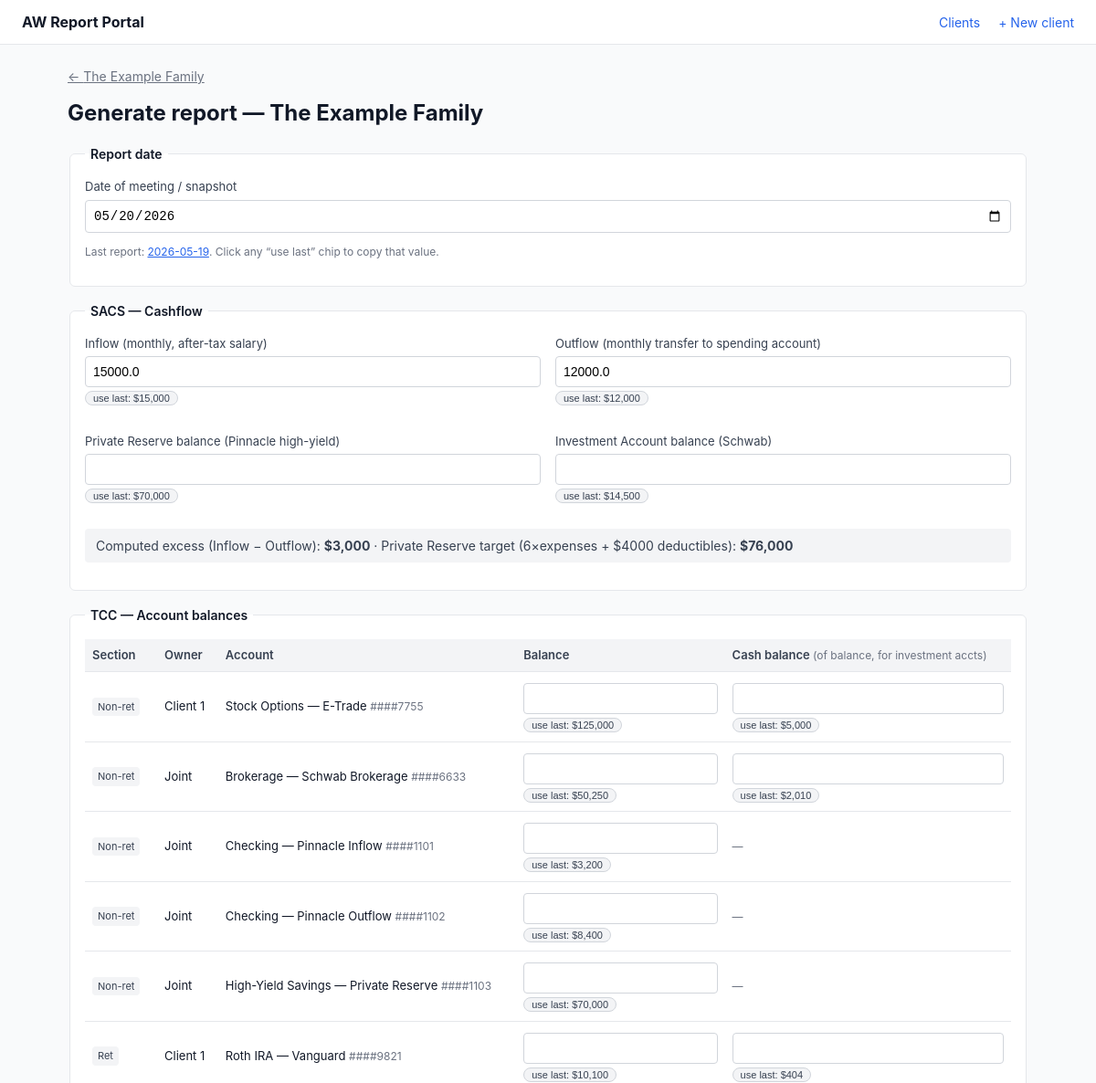
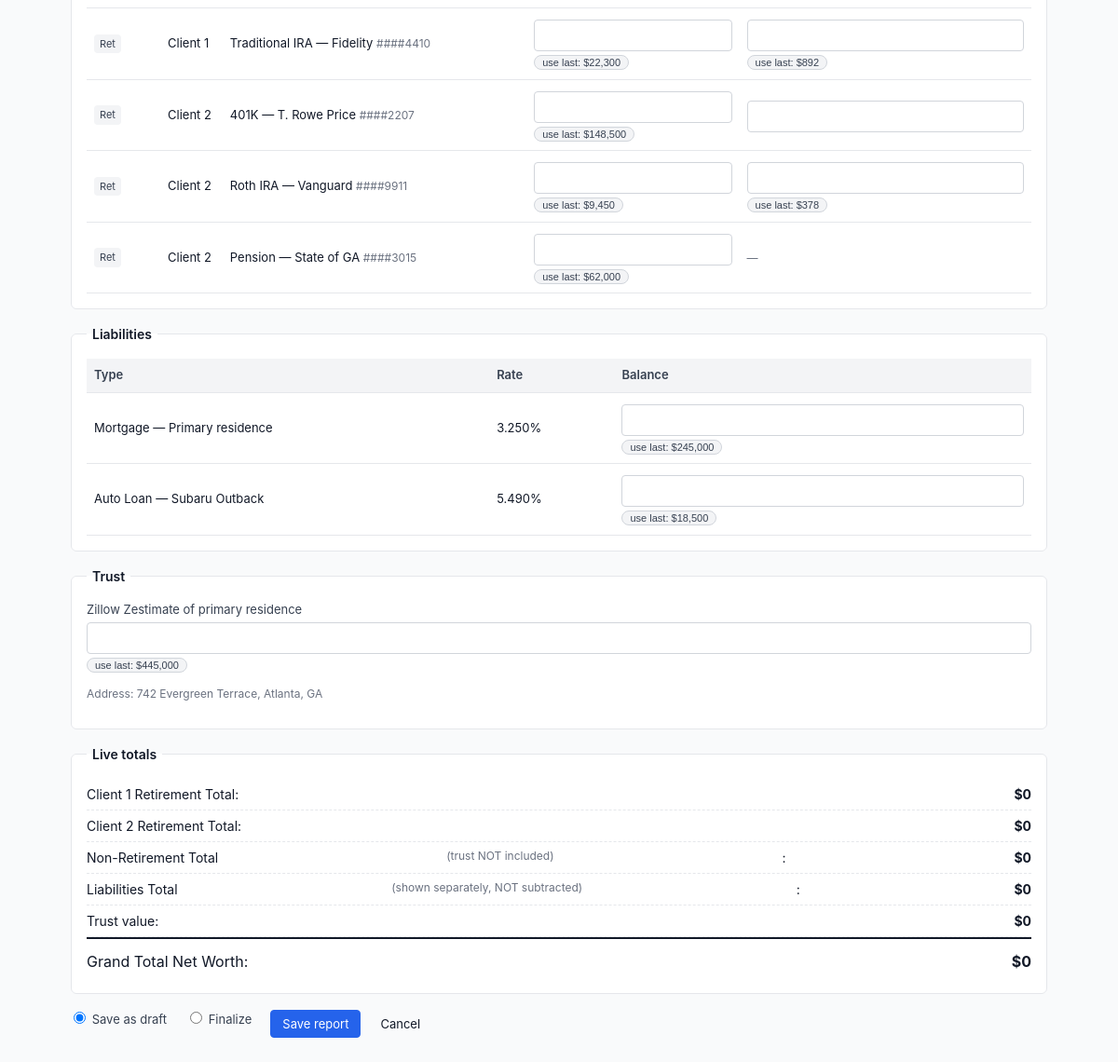
The page /clients/1/reports/new on the database as committed earlier (2 pictures, top to bottom).
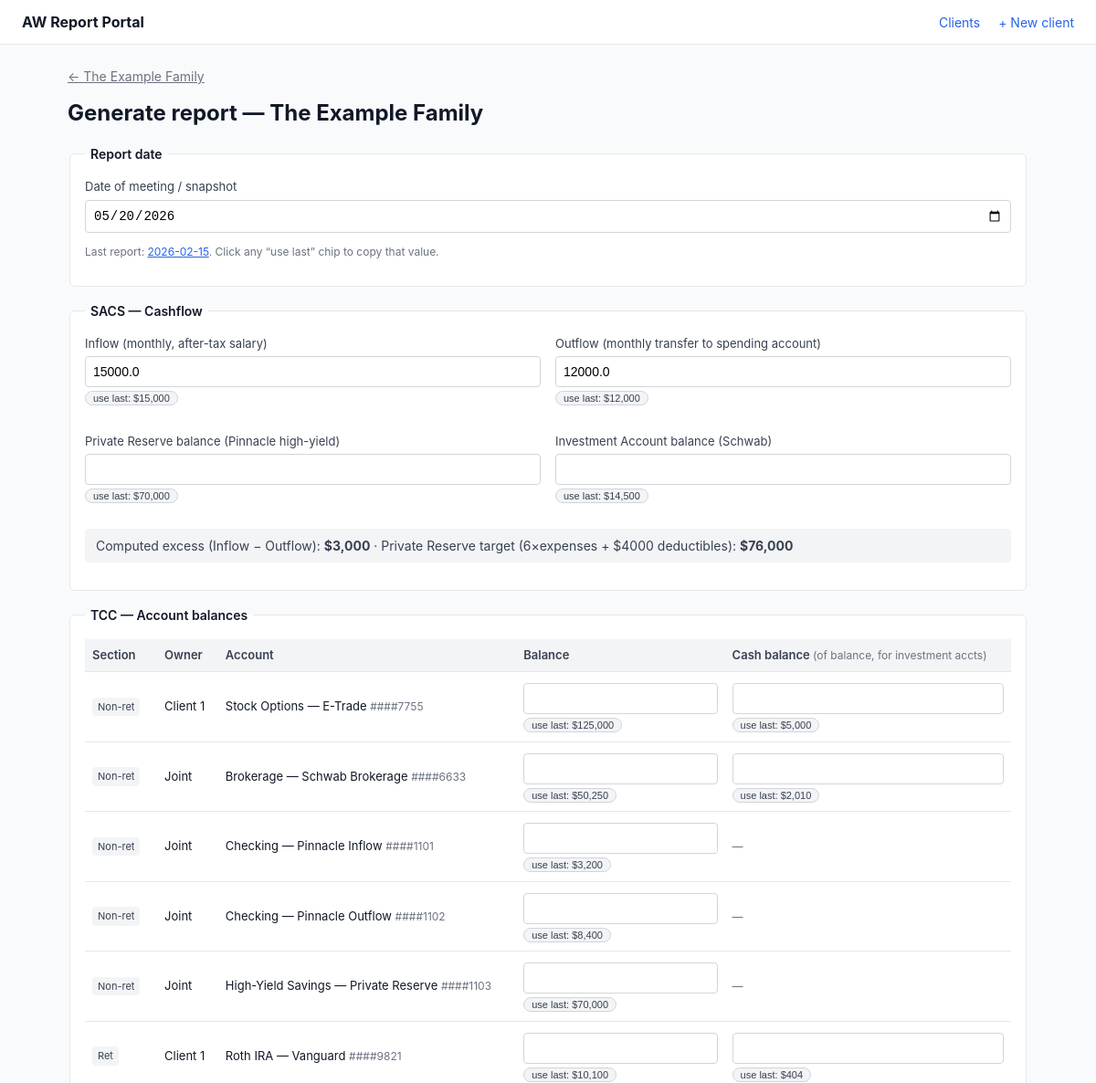
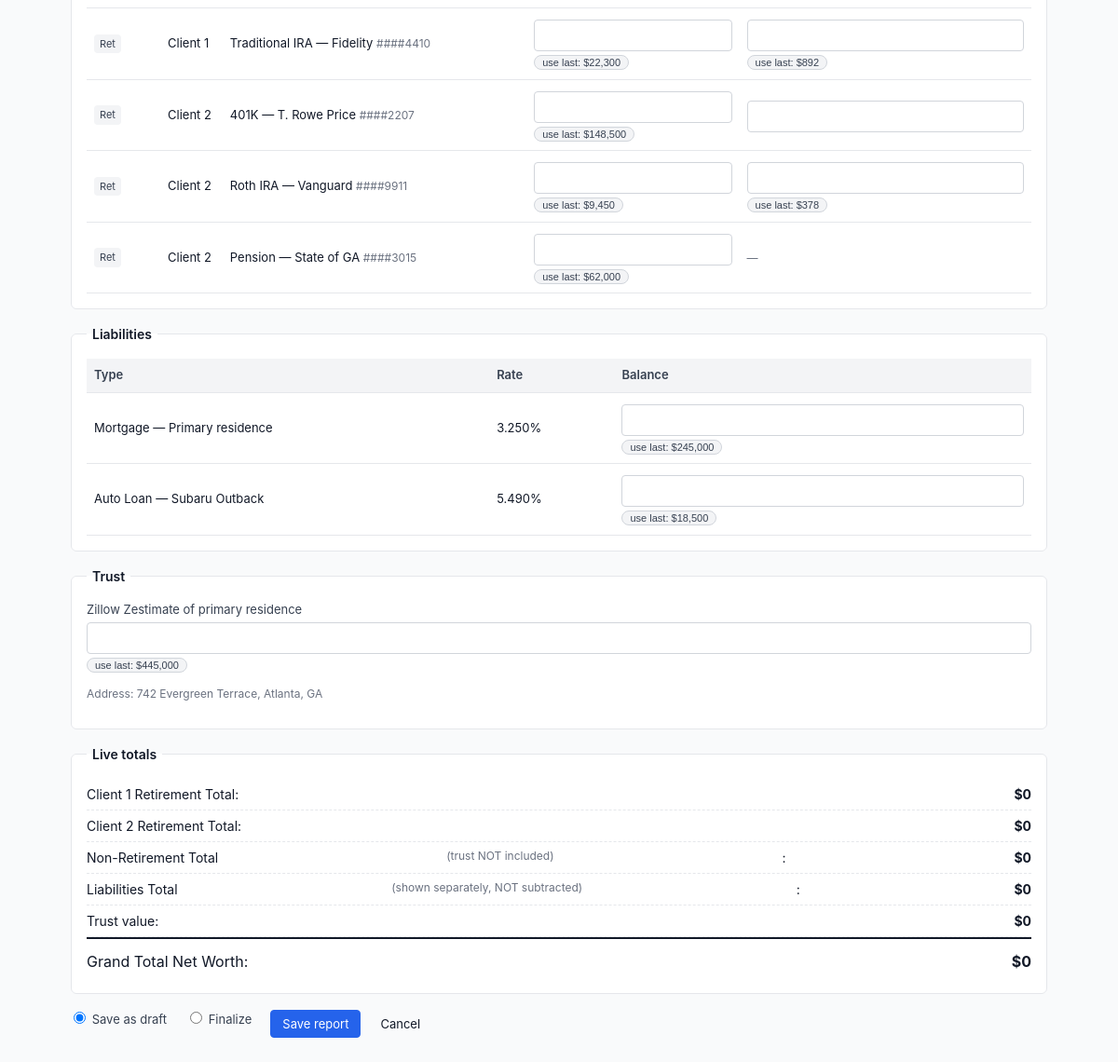
The same page on the database as committed later (2 pictures, top to bottom).
### tables this page shows
CREATE TABLE reports (
    id INTEGER PRIMARY KEY AUTOINCREMENT,
    client_id INTEGER NOT NULL,
    report_date TEXT NOT NULL,
    inflow_monthly REAL,
    outflow_monthly REAL,
    private_reserve_balance REAL,
    investment_account_balance REAL,
    trust_zillow_value REAL,
    status TEXT NOT NULL DEFAULT 'draft' CHECK (status IN ('draft', 'finalized')),
    created_at TEXT DEFAULT CURRENT_TIMESTAMP,
    finalized_at TEXT,
    FOREIGN KEY (client_id) REFERENCES clients(id) ON DELETE CASCADE
);

CREATE TABLE account_balances (
    id INTEGER PRIMARY KEY AUTOINCREMENT,
    report_id INTEGER NOT NULL,
    account_id INTEGER NOT NULL,
    balance REAL,
    cash_balance REAL,
    FOREIGN KEY (report_id) REFERENCES reports(id) ON DELETE CASCADE,
    FOREIGN KEY (account_id) REFERENCES accounts(id) ON DELETE CASCADE,
    UNIQUE (report_id, account_id)
);

### app.py (the view)
    @app.route("/clients/<int:client_id>/reports/new", methods=["GET", "POST"])
    def report_new(client_id):
        client = get_client_or_404(client_id)
        accounts = get_accounts(client_id)
        last = last_report_for(client_id)
        last_balances = {b["account_id"]: dict(b) for b in (get_report_balances(last["id"]) if last else [])}
        if request.method == "POST":
            return save_report(client_id, None)
        return render_template(
            "report_form.html",
            client=client,
            accounts=accounts,
            deductibles=get_deductibles(client_id),
            report=None,
            balances={},
            last_report=last,
            last_balances=last_balances,
            today=date.today().isoformat(),
        )

### app.py (called while the page is built)
def get_client_or_404(client_id: int):
    c = dbmod.query("SELECT * FROM clients WHERE id = ?", (client_id,), one=True)
    if not c:
        abort(404)
    return c

def get_accounts(client_id: int):
    return dbmod.query(
        "SELECT * FROM accounts WHERE client_id = ? ORDER BY category, owner, sort_order, id",
        (client_id,),
    )

def get_deductibles(client_id: int):
    return dbmod.query(
        "SELECT * FROM insurance_deductibles WHERE client_id = ? ORDER BY id",
        (client_id,),
    )

def get_report_balances(report_id: int):
    return dbmod.query(
        "SELECT * FROM account_balances WHERE report_id = ?",
        (report_id,),
    )

def last_report_for(client_id: int, before_report_id: int | None = None):
    if before_report_id:
        return dbmod.query(
            "SELECT * FROM reports WHERE client_id = ? AND id < ? ORDER BY id DESC LIMIT 1",
            (client_id, before_report_id),
            one=True,
        )
    return dbmod.query(
        "SELECT * FROM reports WHERE client_id = ? ORDER BY id DESC LIMIT 1",
        (client_id,),
        one=True,
    )

### templates/report_form.html (shortened to what the changed rows need)
{% extends "base.html" %}
{% block content %}
<h1>{{ "Edit report" if report else "Generate report" }} — {{ client.label }}</h1>
{% set deductible_total = deductibles | sum(attribute='amount') %}
<form method="post" class="form" id="report-form">
  <fieldset>
    {% if last_report %}
      <p class="hint">Last report: <a href="{{ url_for('report_view', report_id=last_report.id) }}">{{ last_report.report_date }}</a>. Click any “use last” chip to copy that value.</p>
    {% endif %}
  </fieldset>
  <fieldset>
    <div class="grid-2">
      <label>Inflow (monthly, after-tax salary)
        <input name="inflow_monthly" type="number" step="0.01" min="0" required
               value="{{ report.inflow_monthly if report else client.monthly_salary }}">
        {% if last_report and last_report.inflow_monthly is not none %}
          <button type="button" class="chip" onclick="setVal('inflow_monthly', {{ last_report.inflow_monthly }})">use last: {{ last_report.inflow_monthly | usd0 }}</button>
        {% endif %}
      </label>
      <label>Outflow (monthly transfer to spending account)
        <input name="outflow_monthly" type="number" step="0.01" min="0" required
               value="{{ report.outflow_monthly if report else client.monthly_expense_budget }}">
        {% if last_report and last_report.outflow_monthly is not none %}
          <button type="button" class="chip" onclick="setVal('outflow_monthly', {{ last_report.outflow_monthly }})">use last: {{ last_report.outflow_monthly | usd0 }}</button>
        {% endif %}
      </label>
      <label>Private Reserve balance (Pinnacle high-yield)
        <input name="private_reserve_balance" type="number" step="0.01" min="0" required
               value="{{ report.private_reserve_balance if report else '' }}">
        {% if last_report and last_report.private_reserve_balance is not none %}
          <button type="button" class="chip" onclick="setVal('private_reserve_balance', {{ last_report.private_reserve_balance }})">use last: {{ last_report.private_reserve_balance | usd0 }}</button>
        {% endif %}
      </label>
      <label>Investment Account balance (Schwab)
        <input name="investment_account_balance" type="number" step="0.01" min="0" required
               value="{{ report.investment_account_balance if report else '' }}">
        {% if last_report and last_report.investment_account_balance is not none %}
          <button type="button" class="chip" onclick="setVal('investment_account_balance', {{ last_report.investment_account_balance }})">use last: {{ last_report.investment_account_balance | usd0 }}</button>
        {% endif %}
      </label>
    </div>
  </fieldset>
  <fieldset>
    <table class="balances">
      <thead>
        <tr><th>Section</th><th>Owner</th><th>Account</th><th>Balance</th><th>Cash balance <span class="hint">(of balance, for investment accts)</span></th></tr>
      </thead>
      <tbody>
        {% for a in accounts if a.category in ('retirement', 'non_retirement') %}
          {% set b = balances.get(a.id, {}) %}
          {% set lb = last_balances.get(a.id, {}) %}
          <tr data-account-id="{{ a.id }}" data-category="{{ a.category }}" data-owner="{{ a.owner }}">
            <td><span class="badge">{{ 'Ret' if a.category=='retirement' else 'Non-ret' }}</span></td>
            <td>{{ a.owner | replace('client','Client ') | title }}</td>
            <td>{{ a.account_type }}{% if a.nickname %} — {{ a.nickname }}{% endif %}
                {% if a.account_number_last4 %}<span class="hint">####{{ a.account_number_last4 }}</span>{% endif %}</td>
            <td>
              <input name="bal_{{ a.id }}" type="number" step="0.01" min="0" required
                     class="bal-input"
                     value="{{ b.balance if b.balance is not none else '' }}">
              {% if lb.get('balance') is not none %}
                <button type="button" class="chip" onclick="setBal({{ a.id }}, 'balance', {{ lb.balance }})">use last: {{ lb.balance | usd0 }}</button>
              {% endif %}
            </td>
            <td>
              {% if a.is_investment %}
                <input name="cash_{{ a.id }}" type="number" step="0.01" min="0"
                       value="{{ b.cash_balance if b.get('cash_balance') is not none else '' }}">
                {% if lb.get('cash_balance') is not none %}
                  <button type="button" class="chip" onclick="setBal({{ a.id }}, 'cash', {{ lb.cash_balance }})">use last: {{ lb.cash_balance | usd0 }}</button>
                {% endif %}
              {% else %}<span class="hint">—</span>{% endif %}
            </td>
          </tr>
        {% endfor %}
      </tbody>
    </table>
  </fieldset>
  {% set liabilities = accounts | selectattr('category', 'equalto', 'liability') | list %}
  {% if liabilities %}
  <fieldset>
    <table class="balances">
      <thead><tr><th>Type</th><th>Rate</th><th>Balance</th></tr></thead>
      <tbody>
        {% for a in liabilities %}
          {% set b = balances.get(a.id, {}) %}
          {% set lb = last_balances.get(a.id, {}) %}
          <tr data-account-id="{{ a.id }}" data-category="liability">
            <td>{{ a.account_type }}{% if a.nickname %} — {{ a.nickname }}{% endif %}</td>
            <td>{{ a.interest_rate | pct }}</td>
            <td>
              <input name="bal_{{ a.id }}" type="number" step="0.01" min="0" required
                     class="bal-input"
                     value="{{ b.balance if b.balance is not none else '' }}">
              {% if lb.get('balance') is not none %}
                <button type="button" class="chip" onclick="setBal({{ a.id }}, 'balance', {{ lb.balance }})">use last: {{ lb.balance | usd0 }}</button>
              {% endif %}
            </td>
          </tr>
        {% endfor %}
      </tbody>
    </table>
  </fieldset>
  {% endif %}
  <fieldset>
    <label>Zillow Zestimate of primary residence
      <input name="trust_zillow_value" type="number" step="0.01" min="0" required
             value="{{ report.trust_zillow_value if report else '' }}">
      {% if last_report and last_report.trust_zillow_value is not none %}
        <button type="button" class="chip" onclick="setVal('trust_zillow_value', {{ last_report.trust_zillow_value }})">use last: {{ last_report.trust_zillow_value | usd0 }}</button>
      {% endif %}
    </label>
  </fieldset>
</form>
{% endblock %}

Rows that differ between the two databases and show on the page:
removed reports: report_date "2026-05-19", inflow_monthly "$15,000", outflow_monthly "$12,000", private_reserve_balance "$70,000", investment_account_balance "$14,500", trust_zillow_value "$445,000"
now on this page (row edited): reports: report_date "2026-02-15", inflow_monthly "$15,000", outflow_monthly "$12,000", private_reserve_balance "$70,000", investment_account_balance "$14,500", trust_zillow_value "$445,000"
